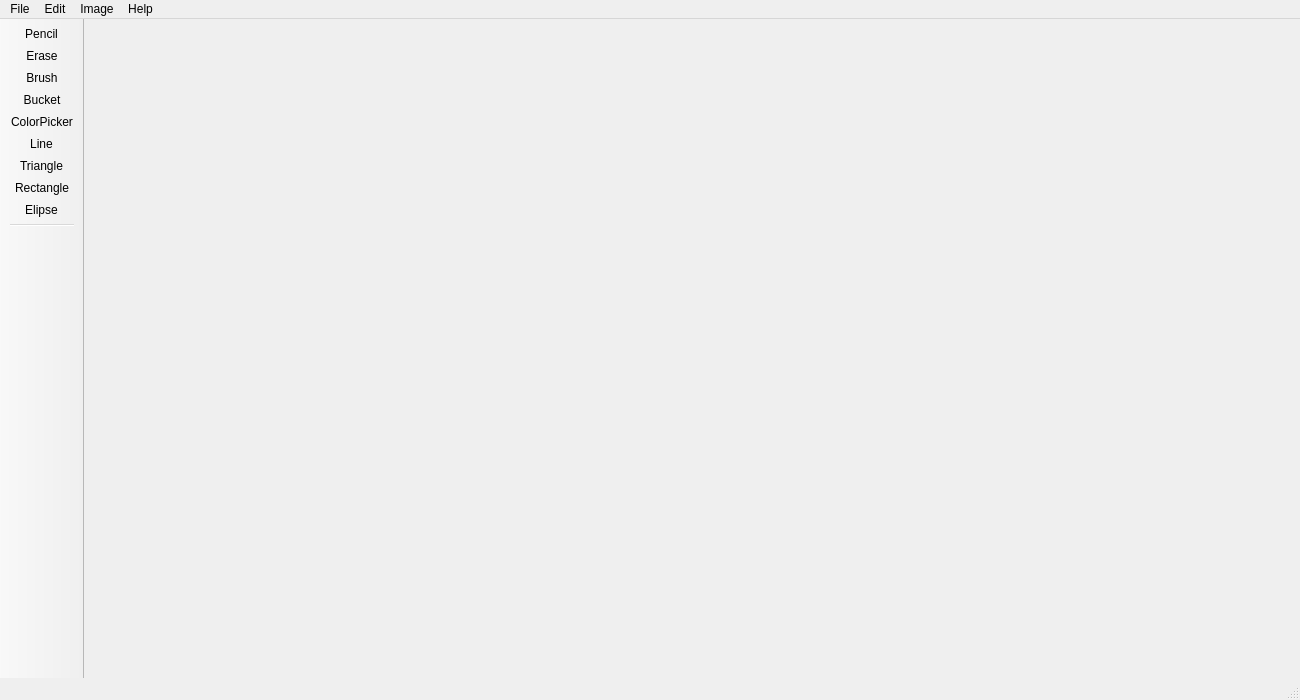
<?xml version="1.0" encoding="UTF-8"?>
<ui version="4.0">
 <class>MainWindow</class>
 <widget class="QMainWindow" name="MainWindow">
  <property name="geometry">
   <rect>
    <x>0</x>
    <y>0</y>
    <width>1300</width>
    <height>700</height>
   </rect>
  </property>
  <property name="sizePolicy">
   <sizepolicy hsizetype="Fixed" vsizetype="Fixed">
    <horstretch>0</horstretch>
    <verstretch>0</verstretch>
   </sizepolicy>
  </property>
  <property name="windowTitle">
   <string>SimplePaint</string>
  </property>
  <property name="autoFillBackground">
   <bool>false</bool>
  </property>
  <property name="tabShape">
   <enum>QTabWidget::Rounded</enum>
  </property>
  <widget class="QWidget" name="centralwidget"/>
  <widget class="QMenuBar" name="menubar">
   <property name="geometry">
    <rect>
     <x>0</x>
     <y>0</y>
     <width>1300</width>
     <height>23</height>
    </rect>
   </property>
   <widget class="QMenu" name="menuFile">
    <property name="title">
     <string>File</string>
    </property>
    <addaction name="actionOpen"/>
    <addaction name="actionNew"/>
    <addaction name="actionSave"/>
    <addaction name="actionSave_as"/>
    <addaction name="separator"/>
    <addaction name="actionClose"/>
   </widget>
   <widget class="QMenu" name="menuEdit">
    <property name="title">
     <string>Edit</string>
    </property>
    <addaction name="actionUndo"/>
    <addaction name="actionRedo"/>
    <addaction name="separator"/>
    <addaction name="actionTheme"/>
    <addaction name="separator"/>
    <addaction name="actionZoom_In"/>
    <addaction name="actionZoom_Out"/>
   </widget>
   <widget class="QMenu" name="menuImage">
    <property name="title">
     <string>Image</string>
    </property>
    <addaction name="actionResize"/>
    <addaction name="actionCrop"/>
   </widget>
   <widget class="QMenu" name="menuHelp">
    <property name="geometry">
     <rect>
      <x>307</x>
      <y>163</y>
      <width>127</width>
      <height>89</height>
     </rect>
    </property>
    <property name="title">
     <string>Help</string>
    </property>
    <addaction name="actionHelp"/>
   </widget>
   <addaction name="menuFile"/>
   <addaction name="menuEdit"/>
   <addaction name="menuImage"/>
   <addaction name="menuHelp"/>
  </widget>
  <widget class="QStatusBar" name="statusbar"/>
  <widget class="QToolBar" name="toolBar">
   <property name="enabled">
    <bool>true</bool>
   </property>
   <property name="sizePolicy">
    <sizepolicy hsizetype="Fixed" vsizetype="Maximum">
     <horstretch>0</horstretch>
     <verstretch>0</verstretch>
    </sizepolicy>
   </property>
   <property name="maximumSize">
    <size>
     <width>16777215</width>
     <height>16777215</height>
    </size>
   </property>
   <property name="windowTitle">
    <string>toolBar</string>
   </property>
   <property name="autoFillBackground">
    <bool>false</bool>
   </property>
   <property name="movable">
    <bool>false</bool>
   </property>
   <property name="allowedAreas">
    <set>Qt::LeftToolBarArea</set>
   </property>
   <property name="toolButtonStyle">
    <enum>Qt::ToolButtonIconOnly</enum>
   </property>
   <property name="floatable">
    <bool>false</bool>
   </property>
   <attribute name="toolBarArea">
    <enum>LeftToolBarArea</enum>
   </attribute>
   <attribute name="toolBarBreak">
    <bool>false</bool>
   </attribute>
   <addaction name="actionPencil"/>
   <addaction name="actionErase"/>
   <addaction name="actionBrush"/>
   <addaction name="actionBucket"/>
   <addaction name="actionColorPicker"/>
   <addaction name="actionLine"/>
   <addaction name="actionTriangle"/>
   <addaction name="actionRectangle"/>
   <addaction name="actionElipse"/>
   <addaction name="separator"/>
  </widget>
  <action name="actionOpen">
   <property name="text">
    <string>New</string>
   </property>
   <property name="toolTip">
    <string>New</string>
   </property>
   <property name="shortcut">
    <string>Ctrl+O</string>
   </property>
  </action>
  <action name="actionNew">
   <property name="text">
    <string>Open</string>
   </property>
   <property name="shortcut">
    <string>Ctrl+N</string>
   </property>
  </action>
  <action name="actionSave">
   <property name="text">
    <string>Save</string>
   </property>
   <property name="shortcut">
    <string>Ctrl+S</string>
   </property>
  </action>
  <action name="actionSave_as">
   <property name="text">
    <string>Save as</string>
   </property>
   <property name="shortcut">
    <string>Ctrl+Shift+S</string>
   </property>
  </action>
  <action name="actionClose">
   <property name="text">
    <string>Close</string>
   </property>
   <property name="shortcut">
    <string>Ctrl+X</string>
   </property>
  </action>
  <action name="actionUndo">
   <property name="text">
    <string>Undo</string>
   </property>
   <property name="shortcut">
    <string>Ctrl+Z</string>
   </property>
  </action>
  <action name="actionRedo">
   <property name="text">
    <string>Redo</string>
   </property>
   <property name="shortcut">
    <string>Ctrl+Shift+Z</string>
   </property>
  </action>
  <action name="actionResize">
   <property name="text">
    <string>Resize</string>
   </property>
  </action>
  <action name="actionCrop">
   <property name="text">
    <string>Crop</string>
   </property>
  </action>
  <action name="actionHelp">
   <property name="text">
    <string>Help</string>
   </property>
   <property name="toolTip">
    <string>Help</string>
   </property>
   <property name="shortcut">
    <string>F1</string>
   </property>
  </action>
  <action name="actionPencil">
   <property name="checkable">
    <bool>true</bool>
   </property>
   <property name="icon">
    <iconset resource="../resources/icons.qrc">
     <normaloff>:/icons/icons/pencil.png</normaloff>:/icons/icons/pencil.png</iconset>
   </property>
   <property name="text">
    <string>Pencil</string>
   </property>
   <property name="toolTip">
    <string>Pencil</string>
   </property>
  </action>
  <action name="actionErase">
   <property name="checkable">
    <bool>true</bool>
   </property>
   <property name="icon">
    <iconset resource="../resources/icons.qrc">
     <normaloff>:/icons/icons/eraser.png</normaloff>:/icons/icons/eraser.png</iconset>
   </property>
   <property name="text">
    <string>Erase</string>
   </property>
   <property name="toolTip">
    <string>Erase</string>
   </property>
  </action>
  <action name="actionBucket">
   <property name="checkable">
    <bool>true</bool>
   </property>
   <property name="icon">
    <iconset resource="../resources/icons.qrc">
     <normaloff>:/icons/icons/bucket.png</normaloff>:/icons/icons/bucket.png</iconset>
   </property>
   <property name="text">
    <string>Bucket</string>
   </property>
   <property name="toolTip">
    <string>Bucket</string>
   </property>
  </action>
  <action name="actionBrush">
   <property name="checkable">
    <bool>true</bool>
   </property>
   <property name="icon">
    <iconset resource="../resources/icons.qrc">
     <normaloff>:/icons/icons/brush.png</normaloff>:/icons/icons/brush.png</iconset>
   </property>
   <property name="text">
    <string>Brush</string>
   </property>
   <property name="toolTip">
    <string>Brush</string>
   </property>
  </action>
  <action name="actionColorPicker">
   <property name="checkable">
    <bool>true</bool>
   </property>
   <property name="icon">
    <iconset resource="../resources/icons.qrc">
     <normaloff>:/icons/icons/colorPicker.png</normaloff>:/icons/icons/colorPicker.png</iconset>
   </property>
   <property name="text">
    <string>ColorPicker</string>
   </property>
   <property name="toolTip">
    <string>ColorPicker</string>
   </property>
  </action>
  <action name="actionLine">
   <property name="checkable">
    <bool>true</bool>
   </property>
   <property name="icon">
    <iconset resource="../resources/icons.qrc">
     <normaloff>:/icons/icons/line.png</normaloff>:/icons/icons/line.png</iconset>
   </property>
   <property name="text">
    <string>Line</string>
   </property>
   <property name="toolTip">
    <string>Line</string>
   </property>
  </action>
  <action name="actionTriangle">
   <property name="checkable">
    <bool>true</bool>
   </property>
   <property name="icon">
    <iconset resource="../resources/icons.qrc">
     <normaloff>:/icons/icons/triangle.png</normaloff>:/icons/icons/triangle.png</iconset>
   </property>
   <property name="text">
    <string>Triangle</string>
   </property>
   <property name="toolTip">
    <string>Triangle</string>
   </property>
  </action>
  <action name="actionRectangle">
   <property name="checkable">
    <bool>true</bool>
   </property>
   <property name="icon">
    <iconset resource="../resources/icons.qrc">
     <normaloff>:/icons/icons/rectangle.png</normaloff>:/icons/icons/rectangle.png</iconset>
   </property>
   <property name="text">
    <string>Rectangle</string>
   </property>
   <property name="toolTip">
    <string>Rectangle</string>
   </property>
  </action>
  <action name="actionElipse">
   <property name="checkable">
    <bool>true</bool>
   </property>
   <property name="icon">
    <iconset resource="../resources/icons.qrc">
     <normaloff>:/icons/icons/circle.png</normaloff>:/icons/icons/circle.png</iconset>
   </property>
   <property name="text">
    <string>Elipse</string>
   </property>
   <property name="toolTip">
    <string>&lt;html&gt;&lt;head/&gt;&lt;body&gt;&lt;p align=&quot;center&quot;&gt;Elispe&lt;/p&gt;&lt;/body&gt;&lt;/html&gt;</string>
   </property>
  </action>
  <action name="actionTheme">
   <property name="text">
    <string>Theme</string>
   </property>
   <property name="toolTip">
    <string>Change theme</string>
   </property>
  </action>
  <action name="actionZoom_In">
   <property name="text">
    <string>Zoom In </string>
   </property>
   <property name="shortcut">
    <string>Ctrl++</string>
   </property>
  </action>
  <action name="actionZoom_Out">
   <property name="text">
    <string>Zoom Out</string>
   </property>
   <property name="shortcut">
    <string>Ctrl+-</string>
   </property>
  </action>
  <action name="actionColor_Pallete">
   <property name="checkable">
    <bool>true</bool>
   </property>
   <property name="icon">
    <iconset resource="../resources/icons.qrc">
     <normaloff>:/icons/icons/pallete.png</normaloff>:/icons/icons/pallete.png</iconset>
   </property>
   <property name="text">
    <string>Color Pallete</string>
   </property>
   <property name="toolTip">
    <string>Chose Color</string>
   </property>
  </action>
 </widget>
 <resources>
  <include location="../resources/icons.qrc"/>
 </resources>
 <connections/>
</ui>
